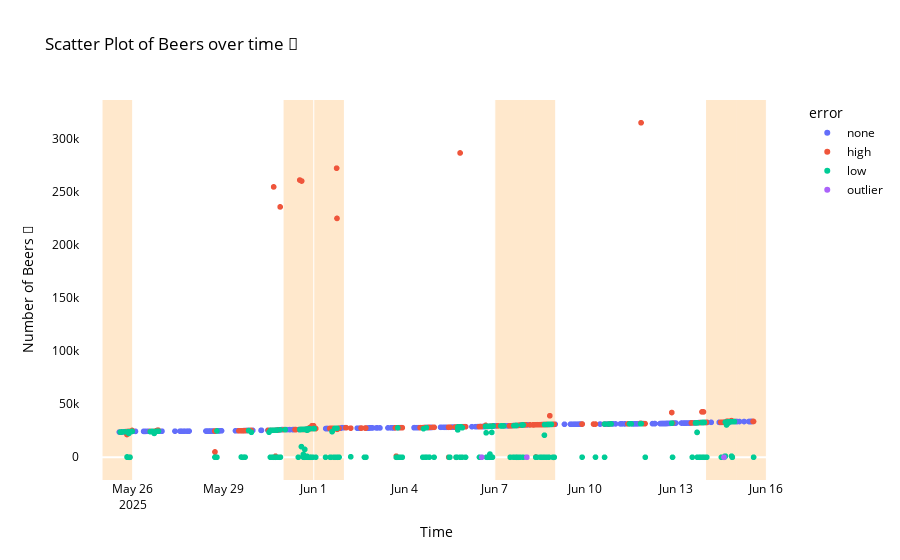

Notebook source saved alongside this figure:
### Code cell
plot_beer_counts(chat_df, color='error')

### Figure 1 — Plotly figure (JSON) as saved in the notebook; plotly's stock layout.template omitted (floating-point values rounded to 4 significant figures; data arrays with more than 128 entries replaced by an {"elided": "..."} marker saying what was removed)
{"data": [{"customdata": {"elided": "1323x1 str values"}, "hovertemplate": "error=none<br>datetime=%{x}<br>🍻=%{y}<br>message=%{customdata[0]}<extra></extra>", "legendgroup": "none", "marker": {"color": "#636efa", "symbol": "circle"}, "mode": "markers", "name": "none", "showlegend": true, "type": "scattergl", "x": {"elided": "1323 str values"}, "xaxis": "x", "y": {"elided": "1323 int values"}, "yaxis": "y"}, {"customdata": {"elided": "428x1 str values"}, "hovertemplate": "error=high<br>datetime=%{x}<br>🍻=%{y}<br>message=%{customdata[0]}<extra></extra>", "legendgroup": "high", "marker": {"color": "#EF553B", "symbol": "circle"}, "mode": "markers", "name": "high", "showlegend": true, "type": "scattergl", "x": {"elided": "428 str values"}, "xaxis": "x", "y": {"elided": "428 int values"}, "yaxis": "y"}, {"customdata": {"elided": "273x1 str values"}, "hovertemplate": "error=low<br>datetime=%{x}<br>🍻=%{y}<br>message=%{customdata[0]}<extra></extra>", "legendgroup": "low", "marker": {"color": "#00cc96", "symbol": "circle"}, "mode": "markers", "name": "low", "showlegend": true, "type": "scattergl", "x": {"elided": "273 str values"}, "xaxis": "x", "y": {"elided": "273 int values"}, "yaxis": "y"}, {"customdata": [["28,894"], ["I’m 30 and contributing, you’ve got a good few years left in you shagger <This message was edited>"], ["10"]], "hovertemplate": "error=outlier<br>datetime=%{x}<br>🍻=%{y}<br>message=%{customdata[0]}<extra></extra>", "legendgroup": "outlier", "marker": {"color": "#ab63fa", "symbol": "circle"}, "mode": "markers", "name": "outlier", "showlegend": true, "type": "scattergl", "x": ["2025-06-06T13:39:00", "2025-06-08T01:28:00", "2025-06-14T14:16:00"], "xaxis": "x", "y": [28, 30, 10], "yaxis": "y"}], "layout": {"font": {"color": "black"}, "legend": {"title": {"text": "error"}, "tracegroupgap": 0}, "paper_bgcolor": "white", "plot_bgcolor": "white", "shapes": [{"fillcolor": "rgba(255, 140, 0, 0.2)", "layer": "below", "line": {"width": 0}, "type": "rect", "x0": "2025-05-25T00:00:00", "x1": "2025-05-26T00:00:00", "xref": "x", "y0": 0, "y1": 1, "yref": "y domain"}, {"fillcolor": "rgba(255, 140, 0, 0.2)", "layer": "below", "line": {"width": 0}, "type": "rect", "x0": "2025-05-31T00:00:00", "x1": "2025-06-01T00:00:00", "xref": "x", "y0": 0, "y1": 1, "yref": "y domain"}, {"fillcolor": "rgba(255, 140, 0, 0.2)", "layer": "below", "line": {"width": 0}, "type": "rect", "x0": "2025-06-01T00:00:00", "x1": "2025-06-02T00:00:00", "xref": "x", "y0": 0, "y1": 1, "yref": "y domain"}, {"fillcolor": "rgba(255, 140, 0, 0.2)", "layer": "below", "line": {"width": 0}, "type": "rect", "x0": "2025-06-07T00:00:00", "x1": "2025-06-08T00:00:00", "xref": "x", "y0": 0, "y1": 1, "yref": "y domain"}, {"fillcolor": "rgba(255, 140, 0, 0.2)", "layer": "below", "line": {"width": 0}, "type": "rect", "x0": "2025-06-08T00:00:00", "x1": "2025-06-09T00:00:00", "xref": "x", "y0": 0, "y1": 1, "yref": "y domain"}, {"fillcolor": "rgba(255, 140, 0, 0.2)", "layer": "below", "line": {"width": 0}, "type": "rect", "x0": "2025-06-14T00:00:00", "x1": "2025-06-15T00:00:00", "xref": "x", "y0": 0, "y1": 1, "yref": "y domain"}, {"fillcolor": "rgba(255, 140, 0, 0.2)", "layer": "below", "line": {"width": 0}, "type": "rect", "x0": "2025-06-15T00:00:00", "x1": "2025-06-16T00:00:00", "xref": "x", "y0": 0, "y1": 1, "yref": "y domain"}], "title": {"text": "Scatter Plot of Beers over time 🍻"}, "xaxis": {"anchor": "y", "domain": [0, 1], "title": {"text": "Time"}}, "yaxis": {"anchor": "x", "domain": [0, 1], "showgrid": false, "title": {"text": "Number of Beers 🍻"}}}}
